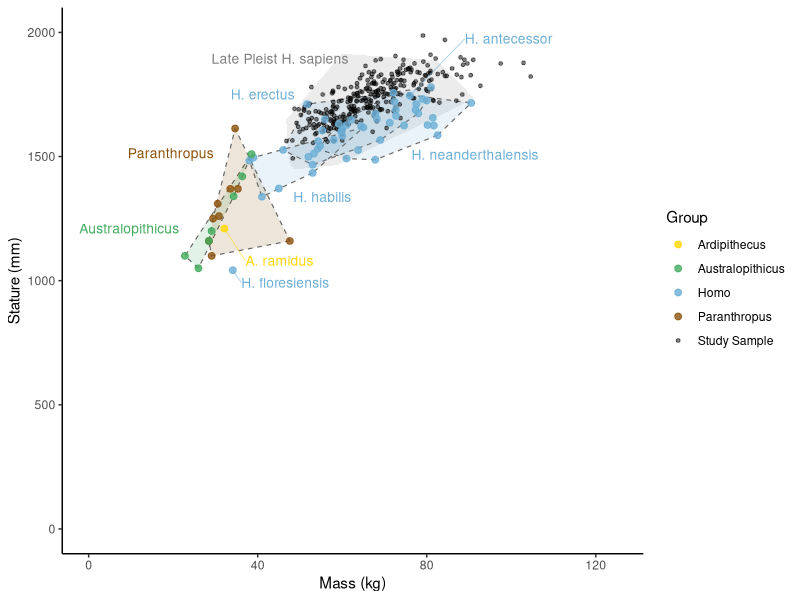

Write R code to recreate this figure.
library(ggplot2)
library(dplyr)
library(ggrepel)
library(here)

fossil <- read.csv(here("CSV", "fossil_data.csv"))

shape_map <- c("F" = 16, "M" = 17, "Unknown" = 15)

subcat_colours <- c(
  "Late Pleist H. sapiens" = "grey50",
  "Homo"                   = "#6baed6",
  "Australopithicus"       = "#41ab5d",
  "Paranthropus"           = "#8c510a",
  "Ardipithecus"           = "#FFD700"    # yellow
)

# Recode sex
fossil <- fossil %>%
  mutate(Sex = case_when(
    toupper(trimws(Sex)) == "F" ~ "F",
    toupper(trimws(Sex)) == "M" ~ "M",
    TRUE                        ~ "Unknown"
  ))

# ── Data subsets ─────────────────────────────────────────────
study_sample <- fossil %>%
  filter(Category == "Study Sample", !is.na(Mass), !is.na(Stature))

other_pts <- fossil %>%
  filter(Category != "Study Sample", Species != "Undefined",
         Subcategory != "Late Pleist H. sapiens",
         !is.na(Mass), !is.na(Stature)) %>%
  mutate(HullGroup = ifelse(Subcategory %in% c("Australopithicus", "Paranthropus"),
                            Subcategory, Species))

# ── Convex hulls ─────────────────────────────────────────────
hull_list <- lapply(split(other_pts, other_pts$HullGroup), function(d) {
  if (nrow(d) < 3) return(NULL)
  idx <- chull(d$Mass, d$Stature)
  d[idx, ]
})
hulls <- bind_rows(hull_list)
row.names(hulls) <- NULL

# Map HullGroup → fill colour via Subcategory
hull_colours <- other_pts %>%
  distinct(HullGroup, Subcategory) %>%
  mutate(col = subcat_colours[Subcategory]) %>%
  { setNames(.$col, .$HullGroup) }

# ── Labels ───────────────────────────────────────────────────
# Hulled groups: anchor label at topmost point of each hull group
hull_labels <- other_pts %>%
  group_by(HullGroup, Subcategory) %>%
  filter(n() >= 3) %>%
  summarise(x = mean(Mass),
            y = max(Stature),
            .groups = "drop")

# Manual label positions — tweak nudge_x and nudge_y to reposition
label_nudges <- tribble(
  ~HullGroup,              ~nudge_x,  ~nudge_y,
  "H. sapiens",                 2,       50,
  "H. neanderthalensis",       5,      -250,
  "H. erectus",                 -29,       -30,
  "H. habilis",                 0,       -280,
  "Australopithicus",          -33,      -300,
  "Paranthropus",               -24,       -100,
  "A. ramidus",                 5,       -130,
  "H. floresiensis",             2,       -50,
  "H. antecessor",               13,       230
)

hull_labels <- hull_labels %>%
  left_join(label_nudges, by = "HullGroup")

# Non-hulled: label each point individually with manual nudges
individual_labels <- other_pts %>%
  group_by(HullGroup) %>%
  filter(n() < 3) %>%
  ungroup() %>%
  left_join(label_nudges, by = "HullGroup")

# ── Late Pleistocene hull (no points plotted, no border) ─────
late_pleist_pts <- fossil %>%
  filter(Subcategory == "Late Pleist H. sapiens", !is.na(Mass), !is.na(Stature))

late_pleist_hull <- if (nrow(late_pleist_pts) >= 3) {
  idx <- chull(late_pleist_pts$Mass, late_pleist_pts$Stature)
  late_pleist_pts[idx, ]
} else late_pleist_pts

late_pleist_label <- data.frame(
  x     = mean(late_pleist_pts$Mass) - 22,
  y     = max(late_pleist_pts$Stature) - 20,
  label = "Late Pleist H. sapiens"
)

# ── Plot ─────────────────────────────────────────────────────
ggplot() +
  # Late Pleist hull: shaded only, no border
  geom_polygon(data = late_pleist_hull,
               aes(x = Mass, y = Stature),
               fill = "grey50", alpha = 0.15, colour = NA) +
  geom_text(data = late_pleist_label,
            aes(x = x, y = y, label = label),
            colour = "grey50", size = 3.5, hjust = 0.5,
            show.legend = FALSE) +
  # Other hulls: dashed border
  geom_polygon(data = hulls,
               aes(x = Mass, y = Stature,
                   group = HullGroup, fill = HullGroup),
               alpha = 0.15, colour = "grey40",
               linetype = "dashed", linewidth = 0.4) +
  geom_point(data = study_sample,
             aes(x = Mass, y = Stature, colour = "Study Sample"),
             size = 1, alpha = 0.5) +
  geom_point(data = other_pts,
             aes(x = Mass, y = Stature, colour = Subcategory),
             size = 2, alpha = 0.8) +
  # Leader lines for individual labels
  geom_segment(data = individual_labels,
               aes(x = Mass, y = Stature,
                   xend = Mass + nudge_x, yend = Stature + nudge_y,
                   colour = Subcategory),
               linewidth = 0.3, alpha = 0.6,
               show.legend = FALSE) +
  geom_text(data = individual_labels,
            aes(x = Mass + nudge_x, y = Stature + nudge_y,
                label = HullGroup, colour = Subcategory),
            size = 3.5, hjust = 0, show.legend = FALSE) +
  geom_text(data = hull_labels,
            aes(x = x + nudge_x, y = y + nudge_y,
                label = HullGroup, colour = Subcategory),
            size = 3.5, hjust = 0, show.legend = FALSE) +
  scale_fill_manual(values = hull_colours, guide = "none") +
  scale_colour_manual(values = c(subcat_colours, "Study Sample" = "black"),
                      name = "Group",
                      na.value = "grey70") +
  coord_cartesian(xlim = c(0, 125), ylim = c(0, 2000)) +
  labs(x = "Mass (kg)", y = "Stature (mm)") +
  theme_classic(base_size = 11)
